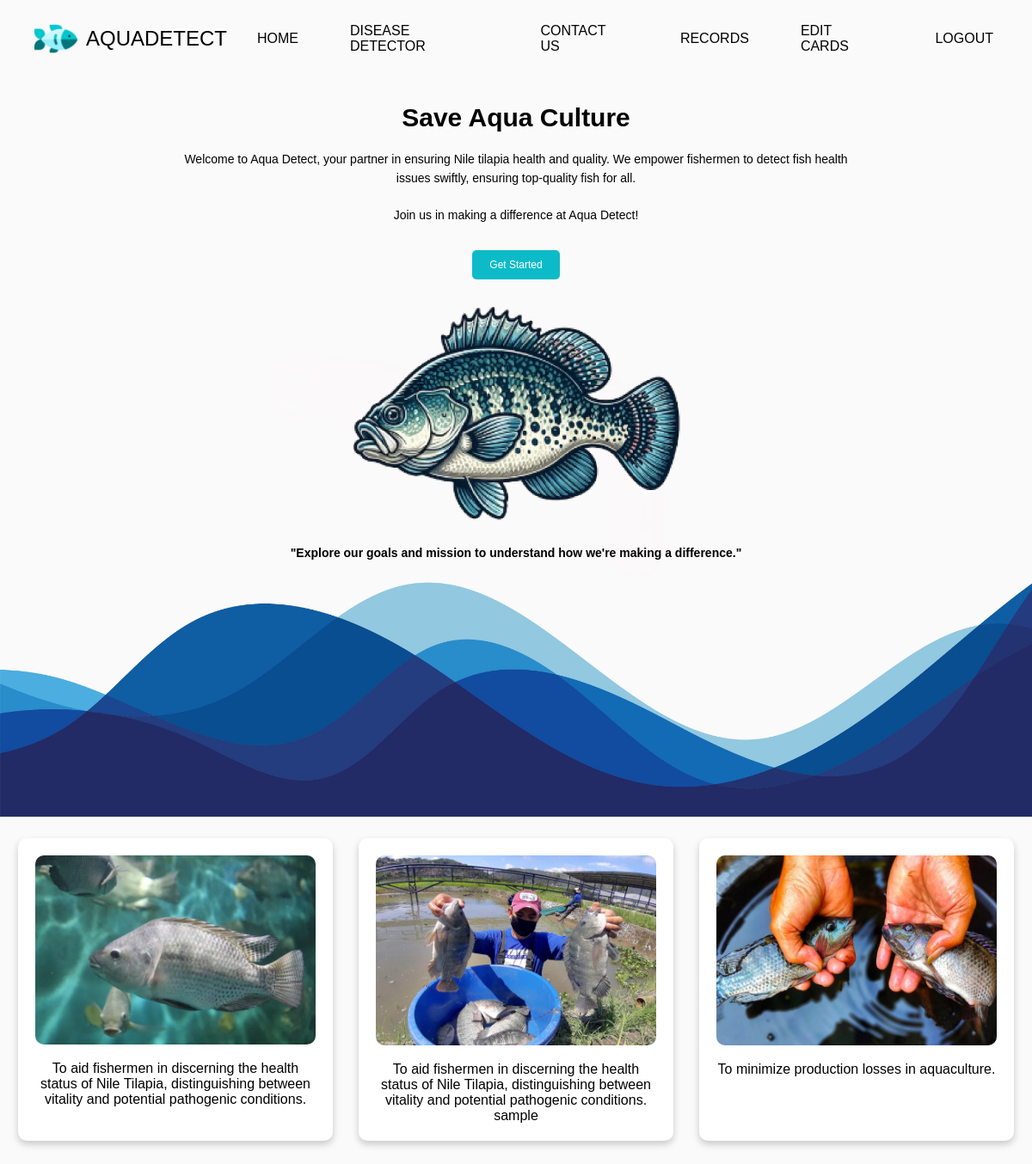
Screenshot of /landing (signed in) with the database file from the repository.
### app.py (models this page shows)
class Card(db.Model):
    id = db.Column(db.Integer, primary_key=True)
    image_path = db.Column(db.String(120), nullable=False)  # Path to the image
    description = db.Column(db.Text, nullable=False)  # Description text for the card

### app.py (the view)
@app.route('/landing')
def landing():
    cards = Card.query.all()
    return render_template('landing.html', cards=cards)

### templates/landing.html (shortened to what this page needs)
<!DOCTYPE html>
<html lang="en">
<head>
</head>
<body>
    {% extends "nav.html" %}
    {% block content %}
    <div class="banner">
        <div class="header">
            <div class="title">Save Aqua Culture</div>
            <div class="intro">
                Welcome to Aqua Detect, your partner in ensuring Nile tilapia health and quality. We empower fishermen to detect fish health issues swiftly, ensuring top-quality fish for all.
            </div>
            <div class="intro-2">
                Join us in making a difference at Aqua Detect!
            </div>
            <div class="button-container">
                <button class="green-button"><a href="{{ url_for('detect') }}">Get Started</a></button>
            </div>
            <img class="fish-image" src="{{ url_for('static', filename='images/image-46.png') }}" alt="Fish">
            <div class="mission">
                "Explore our goals and mission to understand how we're making a difference."
            </div>
        </div>
    </div>
    <div class="main-content">
        <div class="row">
            {% for card in cards %}
            <div class="column">
                <div class="card">
                    <p>{{ card.description }}</p>
                </div>
            </div>
            {% endfor %}
        </div>
    </div>
    {% endblock %}

### templates/nav.html (style rules this page uses)
* { text-decoration: none; font-family: 'Plus Jakarta Sans', Helvetica, sans-serif; box-sizing: border-box; margin: 0; padding: 0; }
body { margin: 0; padding: 0; }
.main-content { padding-top: 70px; }

### rows the page displays
Card: description "To aid fishermen in discerning the health status of Nile Tilapia, distinguishing between vitality and potential pathogenic conditions."
Card: description "To aid fishermen in discerning the health status of Nile Tilapia, distinguishing between vitality and potential pathogenic conditions. sample"
Card: description "To minimize production losses in aquaculture."
